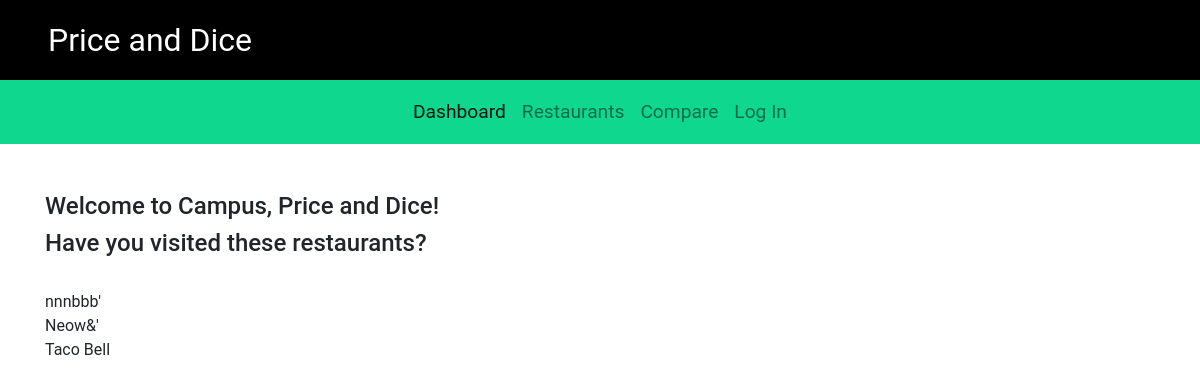
Page /campus/ on the committed database.
### campus/models.py (models this page shows, shortened)
class Restaurant(models.Model):
    name = models.CharField(max_length=200)
    location = models.CharField(max_length=200)
    phone_number = models.CharField(max_length=20, default='(xxx) xxx-xxxx')
    description = models.CharField(max_length=300, default='No description added')
    sunday = models.CharField(max_length=20, default=DEFAULT_HOURS)
    monday = models.CharField(max_length=20, default=DEFAULT_HOURS)
    tuesday = models.CharField(max_length=20, default=DEFAULT_HOURS)
    wednesday = models.CharField(max_length=20, default=DEFAULT_HOURS)
    thursday = models.CharField(max_length=20, default=DEFAULT_HOURS)
    friday = models.CharField(max_length=20, default=DEFAULT_HOURS)
    saturday = models.CharField(max_length=20, default=DEFAULT_HOURS)
    item_list = models.ManyToManyField(Item)

### campus/views.py (the view)
# urls.py: path('', views.index, name='index'),
def index(request):
    context = {}
    return get_five_restaurants(request)

### campus/views.py (called while the page is built)
def get_five_restaurants(request):
    list = Restaurant.objects.all()
    unique_list = []
    largest_index = len(list) - 1
    for i in range(3):
        rand_index = random.randint(0, largest_index)
        while list[rand_index] in unique_list:
            rand_index = random.randint(0, largest_index)
        unique_list.append(list[rand_index])
    context = {'restaurant_list': unique_list}
    return render(request, 'campus/index.html', context)

### campus/templates/campus/index.html (shortened to what this page needs)
{% extends "./base.html" %}
{% block dashboard_link %}
<li class="nav-item active">
    <a class="nav-link active" href="{% url 'campus:index' %}">Dashboard<span class="sr-only">(current)</span></a>
</li>
{% endblock %}
{% block body %}
<div class="container content-top">
    <h4>Welcome to Campus, Price and Dice!</h4>
    <h4>Have you visited these restaurants?</h4>
    <br>
    <div class="row">
            <div class="col-lg-6">
                <ul class="list-unstyled">
                    {% for restaurant in restaurant_list %}
                        <li>{{restaurant.name}}</li>
                    {% endfor %}
                </ul>
            </div>
        </div>
</div>
{% endblock %}

### campus/static/campus/style.css (style rules this page uses)
body { font-family: 'Roboto', sans-serif; }
.content-top { margin-top: 3rem; }

### campus/static/campus/navbar.css (style rules this page uses)
li.nav-item a.nav-link { display: block; height: 4rem; padding-top: 1.1rem; font-size: 1.2rem; }

### rows in the picture
Restaurant: name "nnnbbb'"
Restaurant: name "Neow&'"
Restaurant: name "Taco Bell"
